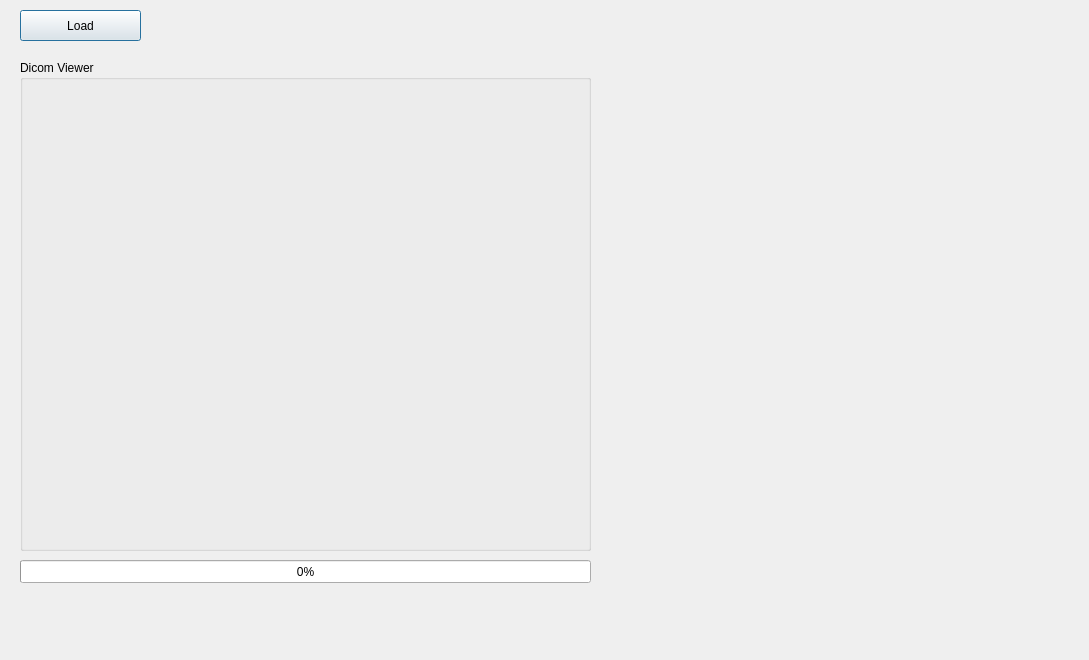
<?xml version="1.0" encoding="UTF-8"?>
<ui version="4.0">
 <class>TestDicomLoaderDialog</class>
 <widget class="QDialog" name="TestDicomLoaderDialog">
  <property name="geometry">
   <rect>
    <x>0</x>
    <y>0</y>
    <width>1089</width>
    <height>660</height>
   </rect>
  </property>
  <property name="windowTitle">
   <string>Dialog</string>
  </property>
  <widget class="QPushButton" name="m_btnLoad">
   <property name="geometry">
    <rect>
     <x>20</x>
     <y>10</y>
     <width>121</width>
     <height>31</height>
    </rect>
   </property>
   <property name="text">
    <string>Load</string>
   </property>
  </widget>
  <widget class="QGroupBox" name="groupBox">
   <property name="geometry">
    <rect>
     <x>20</x>
     <y>60</y>
     <width>571</width>
     <height>491</height>
    </rect>
   </property>
   <property name="title">
    <string>Dicom Viewer</string>
   </property>
   <widget class="fm::DicomImageViewer" name="m_dcmImageViewer" native="true">
    <property name="geometry">
     <rect>
      <x>20</x>
      <y>20</y>
      <width>531</width>
      <height>451</height>
     </rect>
    </property>
   </widget>
  </widget>
  <widget class="QProgressBar" name="m_progressBar">
   <property name="geometry">
    <rect>
     <x>20</x>
     <y>560</y>
     <width>571</width>
     <height>23</height>
    </rect>
   </property>
   <property name="value">
    <number>0</number>
   </property>
  </widget>
 </widget>
 <customwidgets>
  <customwidget>
   <class>fm::DicomImageViewer</class>
   <extends>QWidget</extends>
   <header>filemanager/appcore/ui/dicomimageviewer.h</header>
   <container>1</container>
  </customwidget>
 </customwidgets>
 <resources/>
 <connections/>
</ui>
